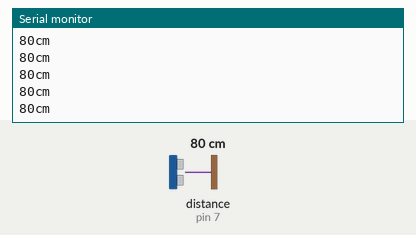
Bench run of a sketch on a simulated Arduino Uno, built with avr-gcc and run on an emulated ATmega328P. Parts: the last lines printed to the serial monitor. Wiring (inferred from the names in the program): ultrasonic range finder: trigger pin 6; echo pin 7. The test bench sets the inputs (shaded band); at power-on: distance to the obstacle (sensor on pin 7) 80 cm. The echo pulse lasts 58.3 µs per cm.

Above: at 1.2 s.
1.3 s: distance to the obstacle (sensor on pin 7) set to 2 cm
At 1.48 s:
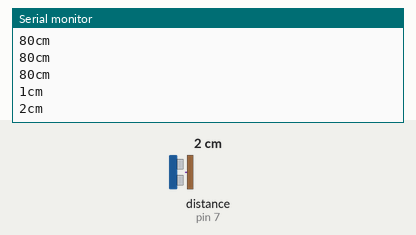
2.8 s: distance to the obstacle (sensor on pin 7) set to 120 cm
At 2.89 s:
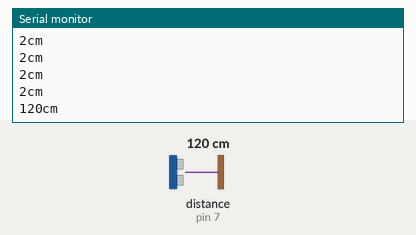
Timing chart, 0 to 5.8 s (numbered marks = the images above; inputs shaded):
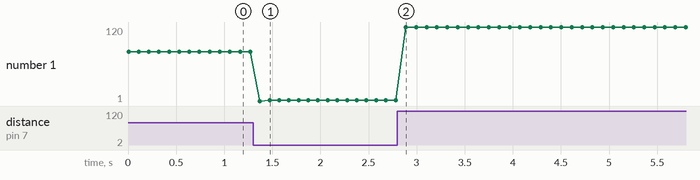

Measured:
- after the input at 1.3 s, the serial monitor: prints a new line after 0.07 s (image 1)
- after the input at 2.8 s, the serial monitor: prints a new line after 0.09 s (image 2)
- plotted number 1: 80 → 2 after the input at 1.3 s, 2 → 120 after the input at 2.8 s

The sketch:

UltraSonic.ino
```cpp
#define trigpin 6
#define echopin 7

void setup() {
  pinMode (trigpin, OUTPUT);
  pinMode (echopin, INPUT);
  Serial.begin(9600);
}

void loop() {
  digitalWrite(trigpin,LOW);
  delayMicroseconds(2);
  digitalWrite(trigpin,HIGH);
  delayMicroseconds(10);
  digitalWrite(trigpin,LOW);

  long t = pulseIn(echopin,HIGH);

  long s = t/29/2;

  Serial.print(s);
  Serial.println("cm");

  delay(100);

}
```
